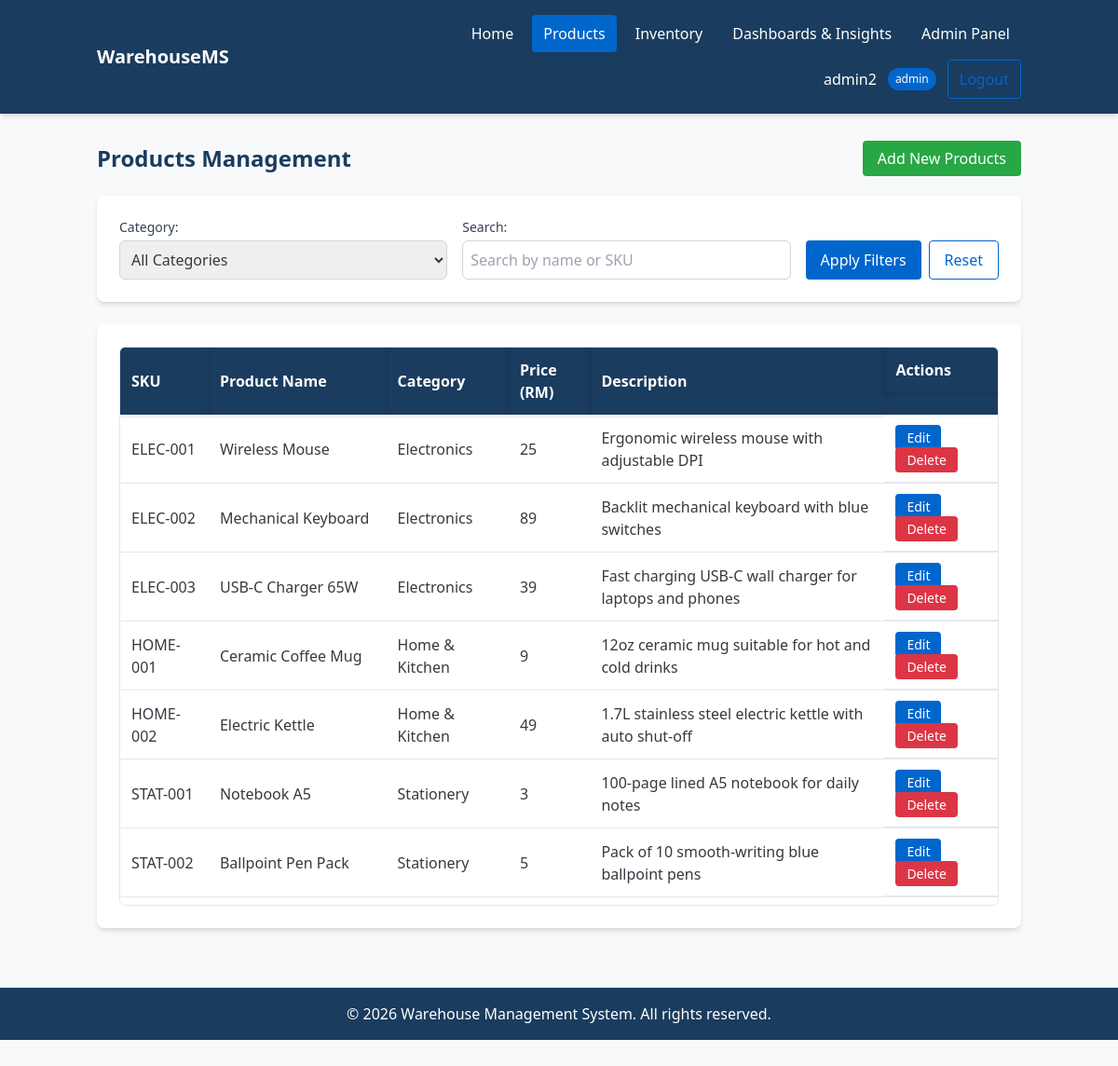
/home/products/ (signed in), run on the app's committed database.
### users/models.py (models this page shows, shortened)
class UserModel(AbstractUser):
    ROLE_CHOICES = (
        ("admin", "Admin"),
        ("operator", "Operator"),
        ("manager", "Manager"),
    )
    role = models.CharField(
        max_length=20,
        choices=ROLE_CHOICES,
        default="operator"
    )
    warehouse = models.ForeignKey('inventory.WarehouseModel', on_delete=models.SET_NULL, null=True, blank=True)

### inventory/models.py (models this page shows, shortened)
class productsModel(models.Model):
	name         			= models.CharField(verbose_name='Product Name', max_length=50, null=False, unique=True)
	category				= models.CharField(verbose_name='Product Category', max_length=50, default='Other')
	price					= models.IntegerField(verbose_name='Product Price',null=False, default=0)
	sku                 	= models.CharField(max_length=100, unique=True)
	description         	= models.TextField(default="No Description", max_length=150)
	threshold				= models.PositiveIntegerField(default=10)
	is_active           	= models.BooleanField(default=True)
	class Meta:
		verbose_name = 'product list'
		verbose_name_plural = 'products'

### inventory/views.py (the view)
# urls.py: path('home/products/', products, name= 'products'),
@login_required
def products(request):
    context = {}
    products_list = productsModel.objects.all()
    category = request.GET.get('category')
    search_query = request.GET.get('search')
    if category:
        products_list = products_list.filter(category=category)
    if search_query:
        products_list = products_list.filter(
            models.Q(name__icontains=search_query) |
            models.Q(sku__icontains=search_query)
        )
    categories = productsModel.objects.values_list('category', flat=True).distinct()
    context['products_list'] = products_list
    context['categories'] = categories
    context['user'] = request.user
    return render(request, 'products.html', context)

### inventory/templates/products.html (shortened to what this page needs)
{% extends 'base.html' %}
{% block content %}
<div class="page-header flex flex-col sm:flex-row justify-between items-center gap-4 mb-6">
    <h1 class="text-2xl font-bold text-primary">Products Management</h1>
    {% if user.role == 'admin' or user.role == 'manager' %}
    <div class="admin-only">
        <a href="{% url 'inventory-addProd' %}" class="btn btn-success px-4 py-2 bg-success text-white rounded hover:bg-green-700 transition-all">Add New Products</a>
    </div>
    {% endif %}
</div>
<div class="filter-section bg-white rounded-lg p-6 shadow-md mb-6">
    <form method="get" class="filter-form flex flex-col md:flex-row gap-4 items-end">
        <div class="filter-group flex-1 min-w-[200px]">
            <label for="category-filter" class="block text-sm font-medium text-gray-700 mb-1">Category:</label>
            <select id="category-filter" name="category" class="filter-select w-full p-2 border border-gray-300 rounded-md focus:ring-2 focus:ring-secondary focus:border-transparent">
                <option value="">All Categories</option>
            </select>
        </div>
        <div class="filter-group flex-1 min-w-[200px]">
            <label for="search-filter" class="block text-sm font-medium text-gray-700 mb-1">Search:</label>
            <input type="text" id="search-filter" name="search" placeholder="Search by name or SKU" class="filter-input w-full p-2 border border-gray-300 rounded-md focus:ring-2 focus:ring-secondary focus:border-transparent" value="{% if request.GET.search %}{{ request.GET.search }}{% endif %}">
        </div>
        <div class="filter-actions flex gap-2">
            <button type="submit" class="btn btn-secondary px-4 py-2 bg-secondary text-white rounded hover:bg-blue-700 transition-all">Apply Filters</button>
            <a href="{% url 'products' %}" class="btn btn-outline px-4 py-2 border border-secondary text-secondary rounded hover:bg-secondary hover:text-white transition-all">Reset</a>
        </div>
    </form>
</div>
<div class="products-container bg-white rounded-lg p-6 shadow-md">
    <div class="table-container overflow-auto max-h-[600px] border border-gray-200 rounded-lg">
        <table class="w-full">
            <thead class="bg-primary text-white">
                <tr>
                    <th class="p-3 text-left">SKU</th>
                    <th class="p-3 text-left">Product Name</th>
                    <th class="p-3 text-left">Category</th>
                    <th class="p-3 text-left">Price (RM)</th>
                    <th class="p-3 text-left">Description</th>
                    {% if user.role == 'admin' or user.role == 'manager' %}
                    <th class="p-3 text-left admin-only">Actions</th>
                    {% endif %}
                </tr>
            </thead>
            <tbody>
                {% for product in products_list %}
                <tr class="border-b hover:bg-gray-50">
                    <td class="p-3">{{ product.sku }}</td>
                    <td class="p-3">{{ product.name }}</td>
                    <td class="p-3">{{ product.category }}</td>
                    <td class="p-3">{{ product.price }}</td>
                    <td class="p-3">{{ product.description }}</td>
                    {% if user.role == 'admin' or user.role == 'manager' %}
                    <td class="p-3 admin-only">
                        <a href="{% url 'edit-product' product.id %}" class="btn btn-sm btn-secondary px-3 py-1 bg-secondary text-white rounded text-sm hover:bg-blue-700 transition-all">Edit</a>
                        <a href="{% url 'delete-product' product.id %}" class="btn btn-sm btn-danger px-3 py-1 bg-danger text-white rounded text-sm hover:bg-red-700 transition-all" onclick="return confirm('Are you sure you want to delete {{ product.name }}? This action cannot be undone.')">Delete</a>
                    </td>
                    {% endif %}
                </tr>
                {% endfor %}
            </tbody>
        </table>
    </div>
</div>
{% endblock %}

### inventory/templates/base.html (shortened to what this page needs)
<!doctype html>
<html lang="en">
  <head>
    {% load static %}
    <link rel="stylesheet" href="{% static 'css/styles.css' %}">
  </head>
  <body class="bg-light text-dark font-sans">
    <header class="bg-primary text-white py-4 shadow-md">
      <div class="container mx-auto px-4">
        <div class="flex flex-col md:flex-row justify-between items-center gap-4">
          <p class="logo flex items-center text-xl font-semibold">WarehouseMS</p>
          <nav class="flex flex-wrap justify-center md:justify-end items-center gap-2">
            <a href="{% url 'home' %}" class="nav-link px-3 py-2 rounded transition-all hover:bg-white/10 {% if request.resolver_match.url_name == 'home' %}bg-secondary{% endif %}">Home</a>
            <a href="{% url 'products' %}" class="nav-link px-3 py-2 rounded transition-all hover:bg-white/10 {% if request.resolver_match.url_name == 'products' %}bg-secondary{% endif %}">Products</a>
            <a href="{% url 'inventory' %}" class="nav-link px-3 py-2 rounded transition-all hover:bg-white/10 {% if request.resolver_match.url_name == 'inventory' %}bg-secondary{% endif %}">Inventory</a>
            <a href="{% url 'insights' %}" class="nav-link px-3 py-2 rounded transition-all hover:bg-white/10 {% if request.resolver_match.url_name == 'insights' %}bg-secondary{% endif %}">Dashboards & Insights</a>
            {% if user.is_authenticated %}
            {% if user.role == 'admin' or user.role == 'manager' %}
            <a href="{% url 'admin-control-panel' %}" class="nav-link px-3 py-2 rounded transition-all hover:bg-white/10 {% if request.resolver_match.url_name == 'admin-control-panel' %}bg-secondary{% endif %}">Admin Panel</a>
            {% endif %}
            <div class="user-info flex items-center gap-3 ml-4">
              <span class="hidden sm:inline">{{ user.username }}</span>
              <span class="user-role bg-secondary text-white px-2 py-1 rounded-full text-xs font-medium">{{ user.role }}</span>
              <a href="{% url 'logout' %}" class="btn btn-secondary px-3 py-2 rounded border border-secondary text-secondary hover:bg-secondary hover:text-white transition-all">Logout</a>
            </div>
            {% else %}
            <a href="{% url 'login' %}" class="btn btn-primary px-3 py-2 rounded bg-secondary text-white hover:bg-blue-700 transition-all">Login</a>
            {% endif %}
          </nav>
        </div>
      </div>
    </header>
    <main class="py-8 min-h-[calc(100vh-120px)]">
      <div class="container mx-auto px-4">
        {% block content %}{% endblock %}
      </div>
    </main>
    <footer class="bg-primary text-white py-4 text-center mt-8">
      <div class="container mx-auto px-4">
        <p>&copy; 2026 Warehouse Management System. All rights reserved.</p>
      </div>
    </footer>
  </body>
</html>

### inventory/templates/base.html (style rules this page uses)
.admin-only, .manager-only, .operator-only { display: none; }

### inventory/templates/products.html (style rules this page uses)
.table-container { max-height: 600px; overflow: auto; border: 1px solid #e5e7eb; border-radius: 6px; }
.table-container table { width: 100%; border-collapse: collapse; }
.table-container thead th { top: 0; background: var(--primary-color) !important; color: white !important; z-index: 50; padding: 12px; font-weight: 600; box-shadow: 0 2px 4px rgba(0, 0, 0, 0.1); }
.table-container tbody td { padding: 12px; border-bottom: 1px solid #e5e7eb; }

### data on the page
UserModel: username "admin2", role "admin"
productsModel: sku "ELEC-001", name "Wireless Mouse", category "Electronics", price "25", description "Ergonomic wireless mouse with adjustable DPI"
productsModel: sku "ELEC-002", name "Mechanical Keyboard", category "Electronics", price "89", description "Backlit mechanical keyboard with blue switches"
productsModel: sku "ELEC-003", name "USB-C Charger 65W", category "Electronics", price "39", description "Fast charging USB-C wall charger for laptops and phones"
productsModel: sku "HOME-001", name "Ceramic Coffee Mug", category "Home & Kitchen", price "9", description "12oz ceramic mug suitable for hot and cold drinks"
productsModel: sku "HOME-002", name "Electric Kettle", category "Home & Kitchen", price "49", description "1.7L stainless steel electric kettle with auto shut-off"
productsModel: sku "STAT-001", name "Notebook A5", category "Stationery", price "3", description "100-page lined A5 notebook for daily notes"
productsModel: sku "STAT-002", name "Ballpoint Pen Pack", category "Stationery", price "5", description "Pack of 10 smooth-writing blue ballpoint pens"
